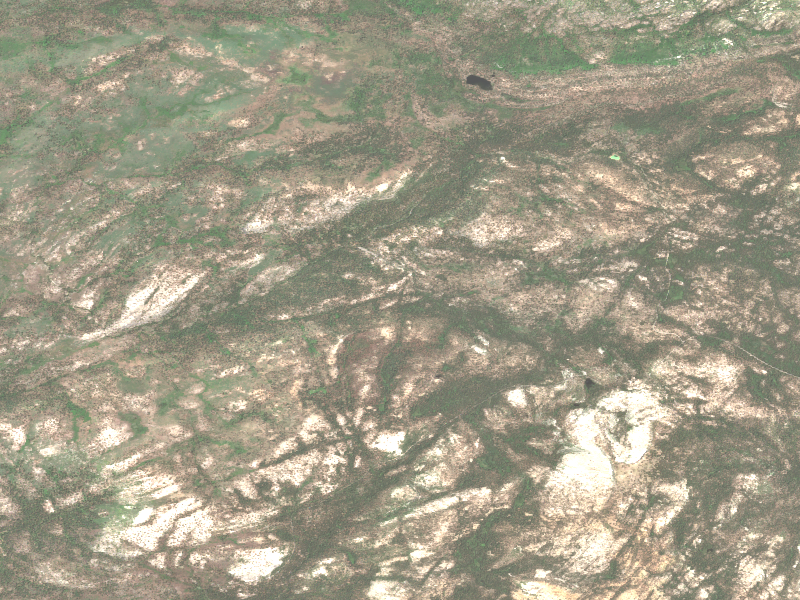
#> input picture Data/images/image1.png, 800 x 600 px; its folder holds only this picture in this run
$ python prepare_dataset.py ../../../Data/images
#> lines starting #> are read from the running program, lines starting #| are printed output that depends on the picture
import os
import shutil
import numpy as np
from PIL import Image
import logging
from pathlib import Path
import cv2
from tqdm import tqdm
import matplotlib.pyplot as plt
import sys

def setup_logging():
    logging.basicConfig(
        level=logging.INFO,
        format='%(asctime)s [%(levelname)s] %(message)s'
    )

def create_mask_from_image(image_path, num_classes, output_path):
    """
    Helper function to create a sample mask from an image.
    This is just an example - you should modify this based on your segmentation needs.
    """
    # Read image
    img = cv2.imread(str(image_path))
    if img is None:
        raise ValueError(f"Could not read image: {image_path}")

    # Convert to RGB
    img = cv2.cvtColor(img, cv2.COLOR_BGR2RGB)

    # Create a simple mask (this is just an example)
    # You should replace this with your actual mask creation logic
    mask = np.zeros(img.shape[:2], dtype=np.uint8)

    # Example: Simple thresholding-based segmentation
    # Modify this based on your needs
    gray = cv2.cvtColor(img, cv2.COLOR_RGB2GRAY)
    for i in range(1, num_classes):
        threshold = (255 // num_classes) * i
        mask[gray > threshold] = i

    # Save mask
    cv2.imwrite(str(output_path), mask)
    return mask

def prepare_dataset(source_dir, num_classes=6, split_ratio=(0.8, 0.1, 0.1)):
    """
    Prepare dataset for SegForestNet training.

    Args:
        source_dir: Directory containing source images
        num_classes: Number of segmentation classes
        split_ratio: (train, val, test) split ratios
    """
#> called with source_dir = '../../../Data/images', num_classes = 6, split_ratio = (0.8, 0.1, 0.1)
    setup_logging()

    # Setup paths
    base_dir = Path("datasets/iris")  # Simplified path
    images_dir = base_dir / "images"
    masks_dir = base_dir / "masks"
    samples_dir = base_dir / "samples"

    # Ensure directories exist
    images_dir.mkdir(parents=True, exist_ok=True)
    masks_dir.mkdir(parents=True, exist_ok=True)
    samples_dir.mkdir(parents=True, exist_ok=True)

    # Get all images from source directory
    source_dir = Path(source_dir)
    image_files = list(source_dir.glob("*.jpg")) + \
                 list(source_dir.glob("*.jpeg")) + \
                 list(source_dir.glob("*.png"))

    if not image_files:
        logging.error(f"No images found in {source_dir}")
        return

    logging.info(f"Found {len(image_files)} images")

    # Process each image
    for img_path in tqdm(image_files, desc="Processing images"):
        try:
            # Read and validate image
            img = Image.open(img_path)
#> img is the input picture: PIL image 800x600 RGB; mean R, G, B 160.7, 155.9, 136.1
            img = img.convert('RGB')

            # Resize to 256x256
            img = img.resize((256, 256), Image.Resampling.LANCZOS)
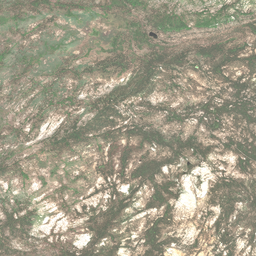
#> img: PIL image 256x256 RGB; mean R, G, B 160.7, 155.8, 136.1

            # Save processed image
            new_img_path = images_dir / img_path.name
            img.save(new_img_path)

            # Create and save mask
            mask_path = masks_dir / f"{img_path.stem}_mask.png"
            create_mask_from_image(new_img_path, num_classes, mask_path)
#> in create_mask_from_image, `gray = cv2.cvtColor(img, cv2.COLOR_RGB2GRAY)`:
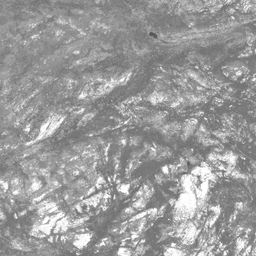
#> gray: shape (256, 256); min 82, max 255, mean 155
#> in create_mask_from_image, `cv2.imwrite(str(output_path), mask)`:
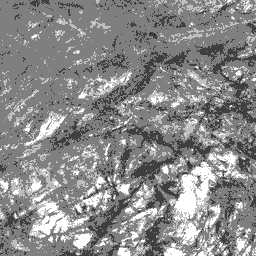
#> saved as image1_mask.png: shape (256, 256); min 1, max 5, mean 3.18; drawn with min black and max white

        except Exception as e:
            logging.error(f"Error processing {img_path}: {str(e)}")
            continue

    # Create train/val/test splits
    all_images = [f.name for f in images_dir.glob("*.jpg")] + \
                [f.name for f in images_dir.glob("*.jpeg")] + \
                [f.name for f in images_dir.glob("*.png")]

    np.random.shuffle(all_images)

    n_train = int(len(all_images) * split_ratio[0])
    n_val = int(len(all_images) * split_ratio[1])

    train_images = all_images[:n_train]
    val_images = all_images[n_train:n_train + n_val]
    test_images = all_images[n_train + n_val:]

    # Save splits
    for split_name, split_images in [
        ("train", train_images),
        ("val", val_images),
        ("test", test_images)
    ]:
        with open(base_dir / f"{split_name}.txt", "w") as f:
            f.write("\n".join(split_images))

    # Create sample visualizations
    for i, img_name in enumerate(np.random.choice(all_images, 5)):
        img_path = images_dir / img_name
        mask_path = masks_dir / f"{Path(img_name).stem}_mask.png"

        # Create side-by-side visualization
        img = Image.open(img_path)
        mask = Image.open(mask_path)

        # Create combined image
        combined = Image.new('RGB', (512, 256))
#> combined: PIL image 512x256 RGB; every value is 0
        combined.paste(img, (0, 0))
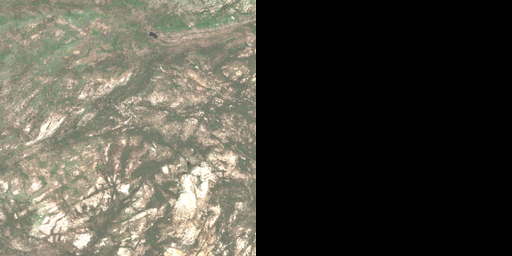
#> combined: PIL image 512x256 RGB; mean R, G, B 80.3, 77.9, 68
        # Convert mask to RGB for visualization
        mask_rgb = Image.fromarray(np.uint8(plt.cm.tab20(np.array(mask)/num_classes)*255))
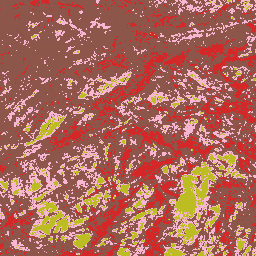
#> mask_rgb: PIL image 256x256 RGBA; mean R, G, B, A 171.7, 103.1, 89.5, 255
        combined.paste(mask_rgb, (256, 0))
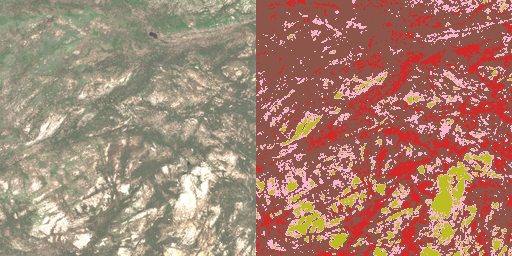
#> combined: PIL image 512x256 RGB; mean R, G, B 166.2, 129.5, 112.8

        combined.save(samples_dir / f"sample_{i+1}.png")

    logging.info(f"""
Dataset preparation completed:
- Total images: {len(all_images)}
- Training images: {len(train_images)}
- Validation images: {len(val_images)}
- Test images: {len(test_images)}
- Sample visualizations: 5 (saved in samples directory)

Directory structure:
{base_dir}/
├── images/          ({len(all_images)} files)
├── masks/           ({len(all_images)} files)
├── samples/         (5 files)
├── train.txt        ({len(train_images)} files)
├── val.txt          ({len(val_images)} files)
└── test.txt         ({len(test_images)} files)
    """)

# [64 lines left out: function verify_dataset, not called in this run]

if __name__ == "__main__":
    import argparse
    parser = argparse.ArgumentParser(description="Prepare dataset for SegForestNet")
    parser.add_argument("source_dir", help="Directory containing source images")
    parser.add_argument("--num-classes", type=int, default=6, help="Number of segmentation classes")
    parser.add_argument("--verify", action="store_true", help="Verify existing dataset instead of preparing new one")
    args = parser.parse_args()

    if args.verify:
        is_valid, message = verify_dataset("datasets/iris")
        if is_valid:
            print("✓", message)
        else:
            print("✗", message)
            sys.exit(1)
    else:
        prepare_dataset(args.source_dir, args.num_classes)
